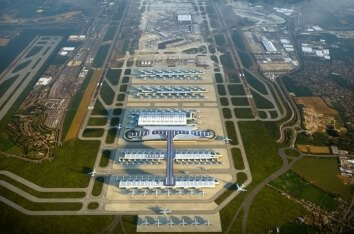
#> input picture CMPSC497/learn_opencv/hw_labs/hough_line_detection/test/lhr.jpg, 354 x 234 px, given in place of cat.jpg, which was not available
$ python demo.py
#> lines starting #> are read from the running program, lines starting #| are printed output that depends on the picture; after the words box and inside, x2 and y2 are one past the last pixel; in counts of white or black regions, pixels touching at a corner belong together; pictures that were not available may be replaced by others from this repository, and a replacement may not be noted
# opening and displaying an image in OpenCV

import cv2 as cv

IMG_LOC = 'Photos/cat.jpg'
CAMERA_LOC = '/dev/video0'

image_original = cv.imread(IMG_LOC) # read in the image
#> image_original is the input picture: shape (234, 354, 3); mean B, G, R 89, 103.5, 99.3
image_grayscale = cv.imread(IMG_LOC, cv.IMREAD_GRAYSCALE)
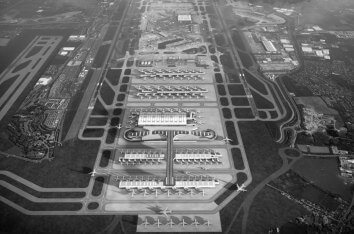
#> image_grayscale: shape (234, 354); min 0, max 255, mean 100.6

cv.imshow(IMG_LOC, image_original)  # display image
cv.imshow(IMG_LOC, image_grayscale)  # display image
cv.waitKey(0)              # set exit key to '0'
cv.destroyAllWindows()

# splitting channels
b,g,r = cv.split(image_original)
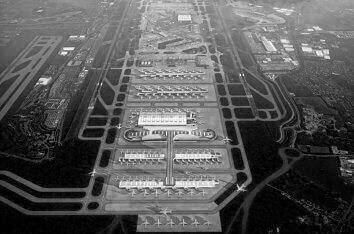
#> b: shape (234, 354); min 0, max 255, mean 89
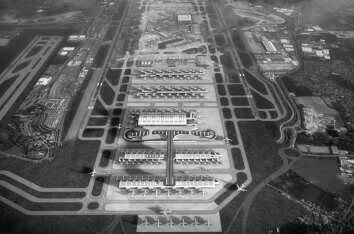
#> r: shape (234, 354); min 2, max 255, mean 99.3

# equivalent to these operations
b=image_original[:,:,0]
g=image_original[:,:,1]
r=image_original[:,:,2]

# image specifications
dimensions = image_original.shape
#> dimensions = (234, 354, 3)
height = image_original.shape[0]
#> height = 234
width = image_original.shape[1]
#> width = 354
channels = image_original.shape[2]
#> channels = 3

# converting images (bgr -> rgb and rgb -> bgr)
rgb = cv.cvtColor(image_original, cv.COLOR_BGR2RGB)
gray = cv.cvtColor(image_original, cv.COLOR_BGR2GRAY)
hsv = cv.cvtColor(image_original, cv.COLOR_BGR2HSV)
#> hsv: shape (234, 354, 3); mean H, S, V 55.6, 94.7, 110.4

# converting images to binary
gray = cv.cvtColor(image_original, cv.COLOR_BGR2GRAY)

# BW is the binary image, 127 is threshold, max=255
(thresh, BW) = cv.threshold(gray, 127, 255, cv.THRESH_BINARY)
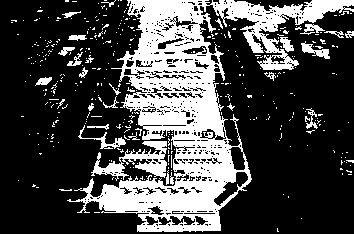
#> BW: shape (234, 354); 28.6% white; 377 white regions (349 under 20 px), largest, box (x1, y1, x2, y2) and area: (67, 0, 354, 232) 19682, (91, 141, 167, 181) 1160, (78, 125, 126, 149) 221

# Displaying Video from the webcam
print("Starting video feed...")
cap = cv.VideoCapture(CAMERA_LOC) # default webcam

# capturing frame by frame
while(True):
    ret, frame = cap.read()

    cv.imshow(CAMERA_LOC,frame)
    if cv.waitKey(1) & 0xFF==ord('q'): # hex for 255
#> (key q is pressed here)
        break

cap.release()
#> (the run stopped early here; a loop or call above may not have finished)
